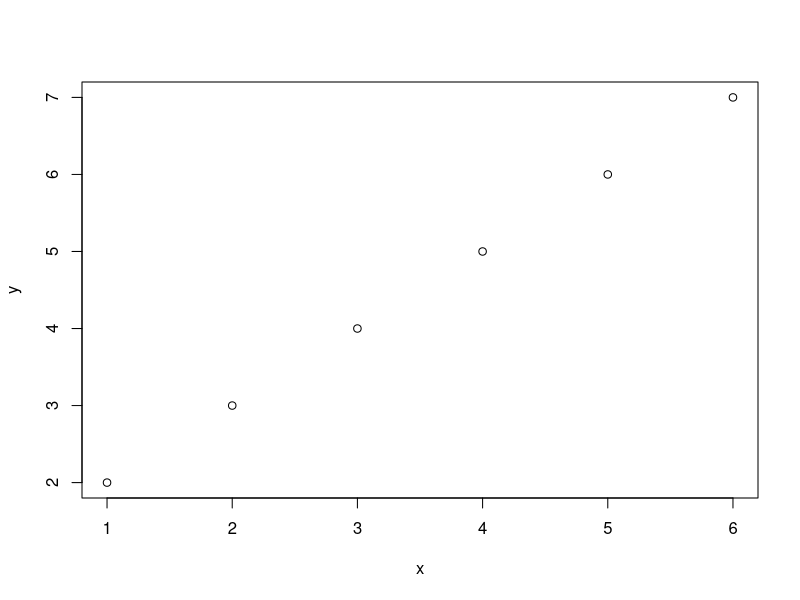

The R source for this figure:
## ---- chunk 1
knitr::opts_chunk$set(echo = TRUE)
## ---- chunk 2
library(tidyverse)
library(gridExtra)
## ---- chunk 3
x<-c(1,2,3,4,5,6)
y<-c(2,3,4,5,6,7)
list(x,y)
## ---- chunk 4
plot(x,y)
